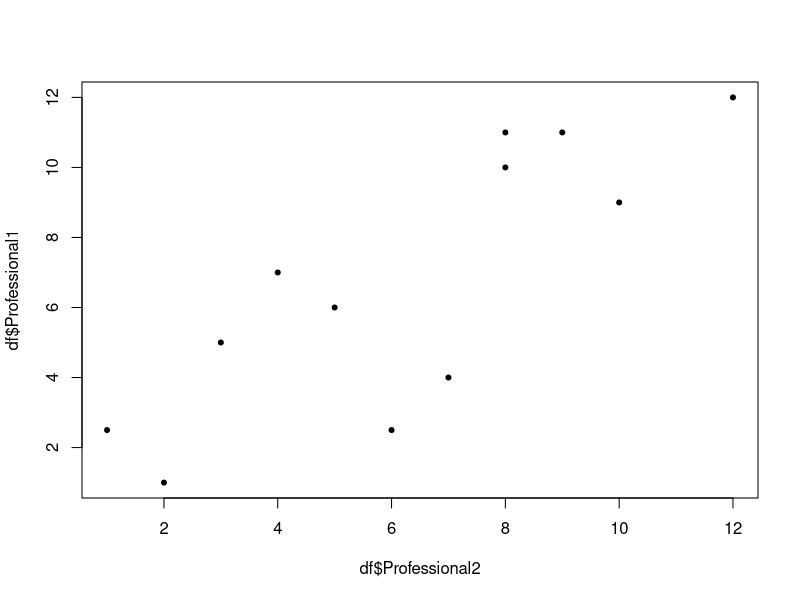
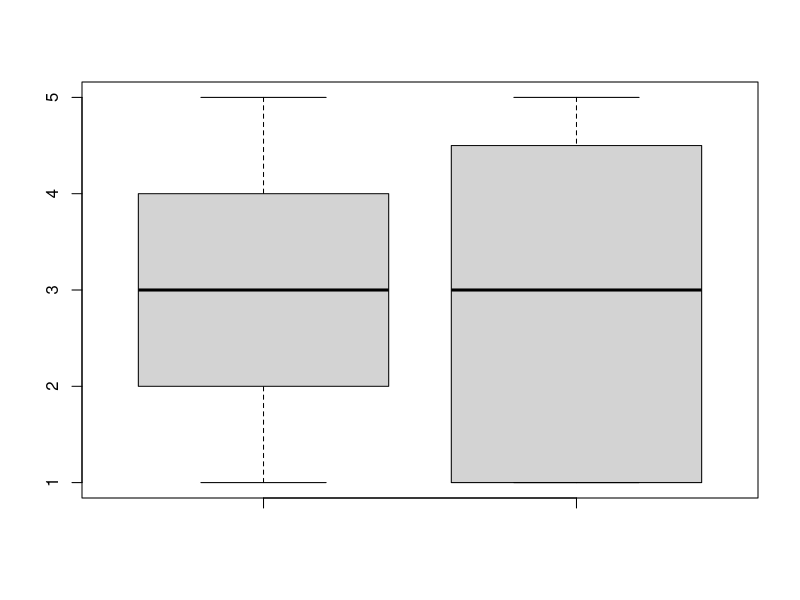

These figures' R source, in order:
## ---- chunk 1
knitr::opts_chunk$set(echo = TRUE, comment = NA,warning = FALSE)
## ---- chunk 2
#First, we create a vector of our observed frequencies
cars <- c(81,50,27)
#Next, we create a vector of the probabilities assuming the null is  true. 
p <- c(1/3,1/3,1/3)
#Lastly, we name the function 'res', so we can call it later in more detail. Think of why we label regressions and ANOVA's as 'something.mod'. 
res <- chisq.test(cars,p=p)
## ---- chunk 3
#If the null were true and the proportion of cars were each 1/3, this is what we would have found
res$expected
## ---- chunk 4
#Create vector of our observations
cars <- c(81,50,27)
#Create vector of our expectations
obs <- c(1/2,1/3,1/6)
#Create output of our test
res <- chisq.test(cars,p=obs)
res
## ---- chunk 5
mat <- matrix(c(100,100,120,24,25,26,34,13,12),nrow = 3,ncol = 3)
rownames(mat) <- c("High","Medium","Low")
colnames(mat) <- c("First","Second","Third")
mat

chisq.test(mat)
## ---- chunk 6
Professional1 <- c(6,5,7,10,2.5,2.5,9,1,11,4,11,12)
Professional2 <- c(5,3,4,8,1,6,10,2,9,7,8,12)
df <- data.frame(Professional1,Professional2)
plot(df$Professional1~df$Professional2,pch=20)
cor.test(x=df$Professional1,y=df$Professional2,method = "spearman")
cor(df$Professional1,df$Professional2)
## ---- chunk 7
GoodNeighborhood <- c(3, 4, 5, 2, 2, 3, 4, 2, 4, 2, 1, 4)
BadNeighborhood <- c(4, 4, 2, 1, 1, 5, 5, 1, 1, 5, 1, 4)
Neighborhoods <- data.frame(GoodNeighborhood,BadNeighborhood)
boxplot(GoodNeighborhood,BadNeighborhood,data=Neighborhoods)
wilcox.test(GoodNeighborhood,BadNeighborhood,data=Neighborhoods)
## ---- chunk 8
Condition1 <- c(75,66,78,66,25,88,89,60,70,49,88,12)
Condition2 <- c(88,55,78,67,56,85,96,54,97,76,91,13)
twelve_nin <- data.frame(Condition1,Condition2)
twelve_nin
wilcox.test(x=twelve_nin$Condition1,twelve_nin$Condition2,paired = TRUE)

## ---- chunk 9
Food_1 <-c("good","good","good","ok","ok","poor","good")
Food_2 <-c("good","superior","excellent","ok","excellent","excellent","good")
Food_3 <-c("good","superior","excellent","ok","ok","ok","good") 
Food_4 <-c("superior","excellent","good","excellent","excellent","superior","superior")
FoodRating <- data.frame(Food_1,Food_2,Food_3,Food_4)
FoodRating

## ---- chunk 10
Food_1 <- c(3,3,3,2,2,1,3)
Food_2 <- c(3,5,4,2,4,4,3)
Food_3 <- c(3,5,4,2,2,2,3)
Food_4 <- c(5,4,3,4,4,5,5)
NFoodRating <- data.frame(Food_1,Food_2,Food_3,Food_4)
NFoodRating
kruskal.test(NFoodRating)
